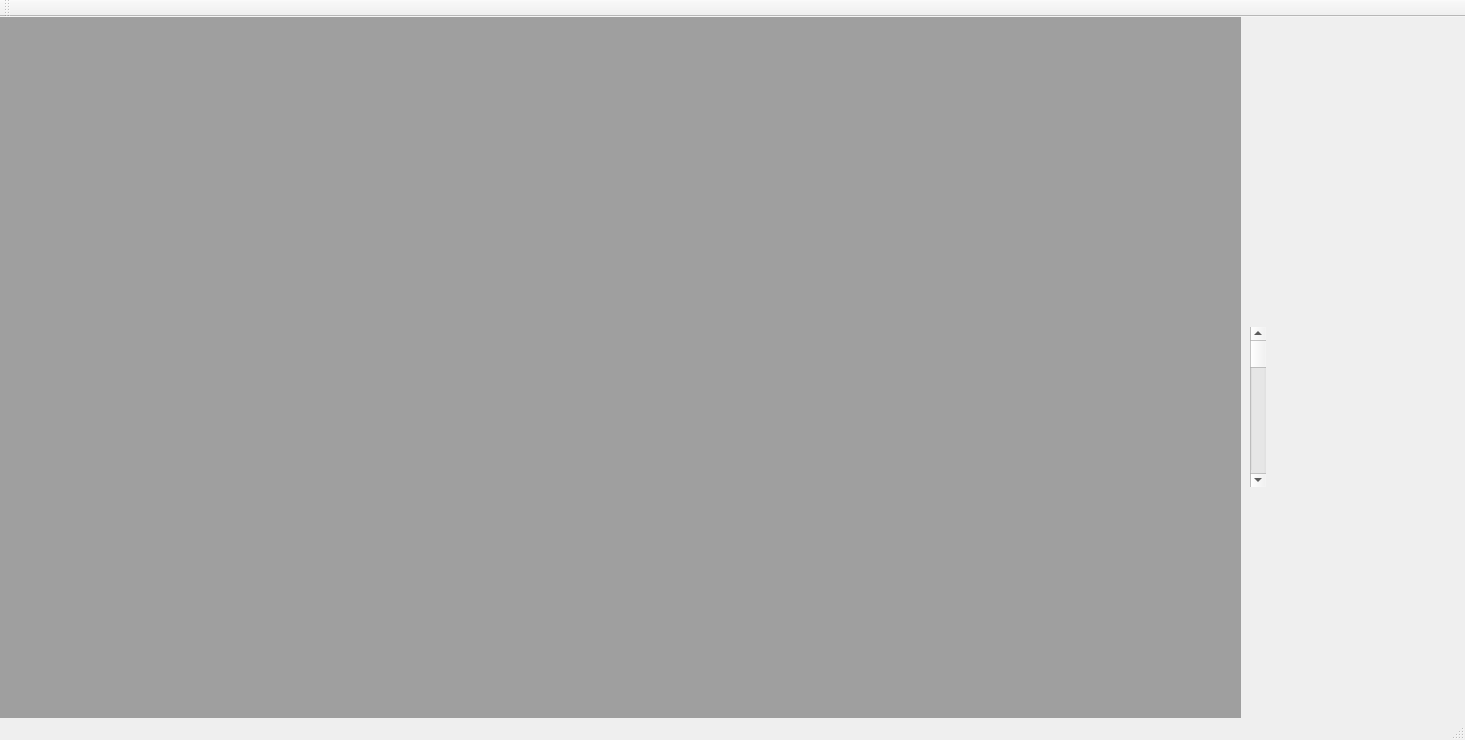
<?xml version="1.0" encoding="UTF-8"?>
<ui version="4.0">
 <class>word</class>
 <widget class="QMainWindow" name="word">
  <property name="geometry">
   <rect>
    <x>0</x>
    <y>0</y>
    <width>1465</width>
    <height>740</height>
   </rect>
  </property>
  <property name="windowTitle">
   <string>word</string>
  </property>
  <widget class="QWidget" name="centralWidget">
   <widget class="QMdiArea" name="mdiArea">
    <property name="geometry">
     <rect>
      <x>0</x>
      <y>0</y>
      <width>1241</width>
      <height>711</height>
     </rect>
    </property>
   </widget>
   <widget class="QScrollBar" name="verticalScrollBar">
    <property name="geometry">
     <rect>
      <x>1250</x>
      <y>310</y>
      <width>16</width>
      <height>160</height>
     </rect>
    </property>
    <property name="orientation">
     <enum>Qt::Vertical</enum>
    </property>
   </widget>
  </widget>
  <widget class="QToolBar" name="mainToolBar">
   <attribute name="toolBarArea">
    <enum>TopToolBarArea</enum>
   </attribute>
   <attribute name="toolBarBreak">
    <bool>false</bool>
   </attribute>
  </widget>
  <widget class="QStatusBar" name="statusBar"/>
 </widget>
 <layoutdefault spacing="6" margin="11"/>
 <resources/>
 <connections/>
</ui>
